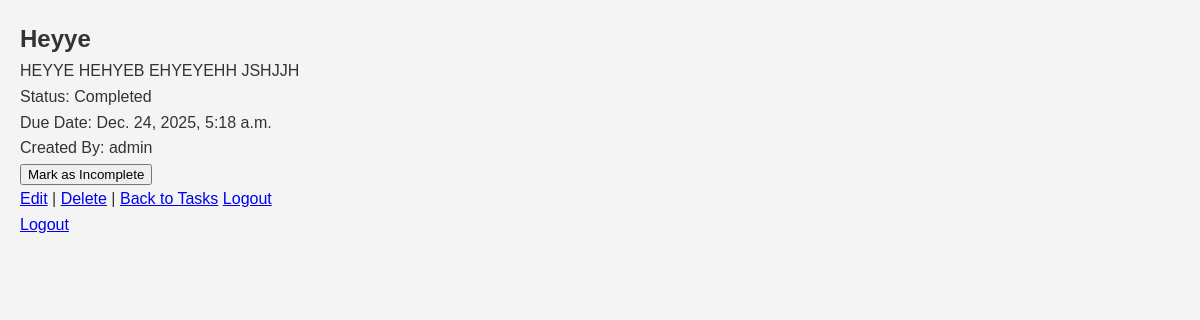
The page /task/2/ (signed in) on the database its author committed.
### tasks/models.py (models this page shows, shortened)
class Task(models.Model):
    PRIORITY_CHOICES = [
        ('Low', 'Low'),
        ('Medium', 'Medium'),
        ('High', 'High'),
    ]
    STATUS_CHOICES = [
        ('Pending', 'Pending'),
        ('Completed', 'Completed'),
    ]
    title = models.CharField(max_length=255)
    description = models.TextField()
    due_date = models.DateTimeField()
    priority = models.CharField(choices=PRIORITY_CHOICES, max_length=10)
    status = models.CharField(choices=STATUS_CHOICES, default='Pending', max_length=10)
    created_by = models.ForeignKey(User, related_name='tasks', on_delete=models.CASCADE)
    completed_at = models.DateTimeField(null=True, blank=True)
    created_at = models.DateTimeField(auto_now_add=True)
    updated_at = models.DateTimeField(auto_now=True)

class CustomUser(AbstractUser):
    email = models.EmailField(unique=True)
    username = models.CharField(max_length=150, unique=True)
    objects = CustomUserManager()

### tasks/views.py (the view)
# urls.py: path('task/<int:pk>/', views.TaskDetailView.as_view(), name='task_detail'),
class TaskDetailView(LoginRequiredMixin, DetailView):
    model = Task
    template_name = 'tasks/task_detail.html'
    def dispatch(self, request, *args, **kwargs):
        obj = self.get_object()  # Get the object first
        if obj.created_by != request.user:  # Check if the user owns the task
            return custom_permission_denied_view(request,"You do not have permission to view this task")
        return super().dispatch(request, *args, **kwargs)

### tasks/templates/tasks/task_detail.html (shortened to what this page needs)
{% load static %}
<!DOCTYPE html>
<html lang="en">
  <head>
    <link rel="stylesheet" href="{% static 'css/styles.css' %}" />
  </head>
  <body>
    <h2>{{ object.title }}</h2>
    <p>{{ object.description }}</p>
    <p>Status: {{ object.status }}</p>
    <p>Due Date: {{ object.due_date }}</p>
    <p>Created By: {{ object.created_by.username }}</p>
    <p>
      <button onclick="updateTaskStatus({{ object.pk }})">
        {% if object.status == 'Completed' %} Mark as Incomplete {% else %} Mark
        as Complete {% endif %}
      </button>
    </p>
    <p>
      <a href="{% url 'task_update' object.pk %}">Edit</a> |
      <a href="{% url 'task_delete' object.pk %}">Delete</a> |
      <a href="{% url 'task_list' %}">Back to Tasks</a>
      <a href="{% url 'logout' %}">Logout</a>
    </p>
    <p>
      <a href="{% url 'logout' %}">Logout</a>
    </p>
  </body>
</html>

### tasks/static/css/styles.css (style rules this page uses)
body, h1, h2, h3, p, ul { margin: 0; padding: 0; }
body { font-family: Arial, sans-serif; line-height: 1.6; background-color: #f4f4f4; color: #333; padding: 20px; }

### rows shown on the page
Task: title "Heyye", description "HEYYE HEHYEB EHYEYEHH JSHJJH", status "Completed", due_date "Dec. 24, 2025, 5:18 a.m.", created_by.username "admin"
